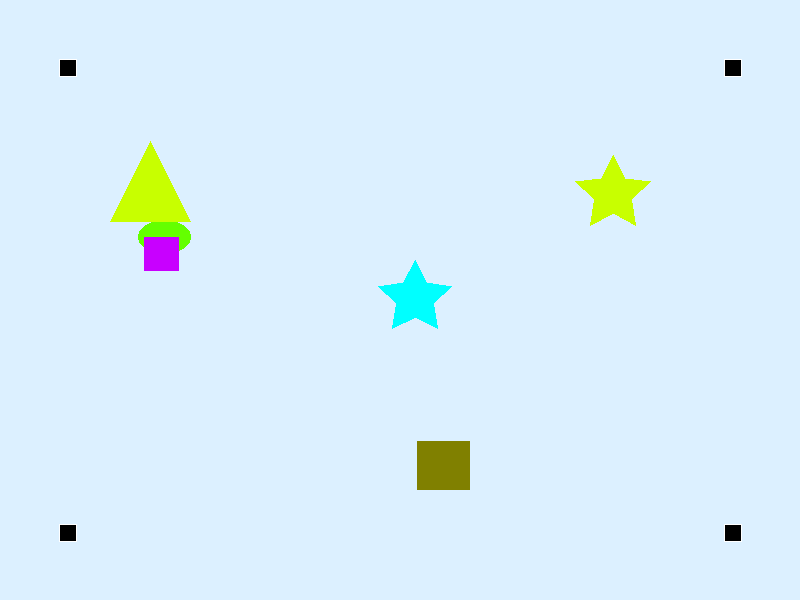
#> input picture samples/sample_000_image1.png, 800 x 600 px; its folder holds 4 pictures in this run
$ python visualize.py
#> lines starting #> are read from the running program, lines starting #| are printed output that depends on the picture; after the words box and inside, x2 and y2 are one past the last pixel; in counts of white or black regions, pixels touching at a corner belong together
#> in run_visualization_pipeline, img1 is the input picture: shape (600, 800, 3); mean R, G, B 217.5, 238.6, 249.7
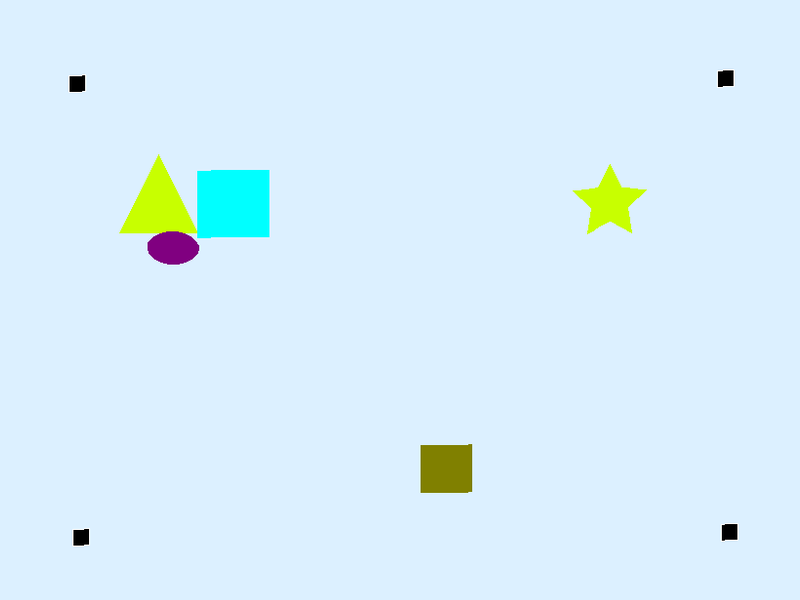
#> input picture samples/sample_000_image2.png, 800 x 600 px
#> in run_visualization_pipeline, img2 is the input picture: shape (600, 800, 3); mean R, G, B 216.4, 238.6, 250
### solution.py
import os
import glob
import time
import numpy as np
from PIL import Image


def detect_diff(image1: np.ndarray, image2: np.ndarray) -> np.ndarray:

    H_IMG, W_IMG = 600, 800
    TARGET_H, TARGET_W = 485, 685
    DIFF_THRESHOLD = 50

    # Координаты маркеров на эталоне: TL, TR, BR, BL
    ref_centers = np.array([
        [67.5, 67.5],
        [732.5, 67.5],
        [732.5, 532.5],
        [67.5, 532.5]
    ])

    # 1. Поиск центроидов маркеров
    is_black = np.sum(image2.astype(np.uint16), axis=2) == 0
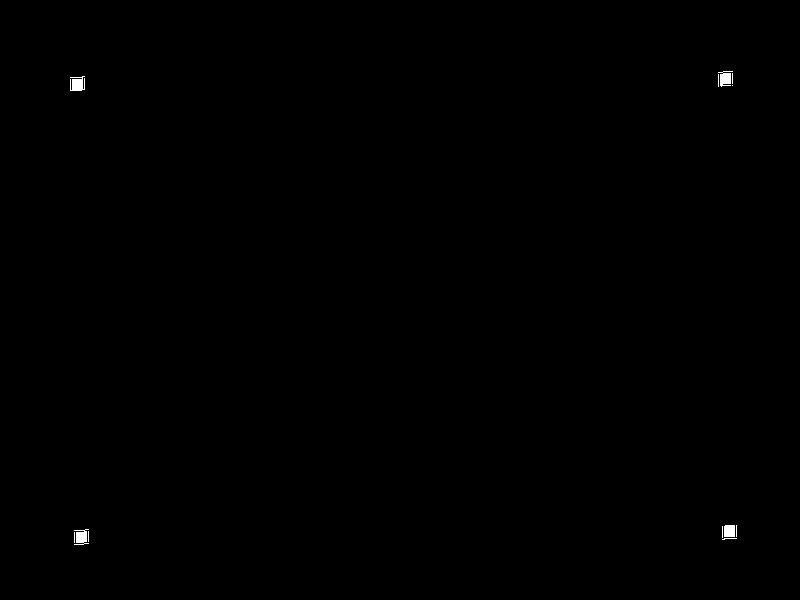
#> is_black: shape (600, 800) bool; 0.14% white; 12 white regions (8 under 20 px), largest, box (x1, y1, x2, y2) and area: (70, 76, 85, 91) 174, (74, 529, 89, 545) 151, (718, 71, 733, 87) 148, (724, 525, 735, 537) 131
    y_coords, x_coords = np.where(is_black)
#> y_coords = 691 values from 71 to 544; x_coords = 691 values, max 736 at index 357, min 70 at index 66, mean 401.6

    if len(x_coords) == 0:
        return np.zeros((TARGET_H, TARGET_W), dtype=np.uint8)

    points = np.column_stack((x_coords, y_coords))
#> points = 691 pairs, first value 70 to 736, second value 71 to 544
    cx, cy = W_IMG // 2, H_IMG // 2

    quadrants = [
        points[(points[:, 0] < cx) & (points[:, 1] < cy)],   # TL
        points[(points[:, 0] >= cx) & (points[:, 1] < cy)],  # TR
        points[(points[:, 0] >= cx) & (points[:, 1] >= cy)], # BR
        points[(points[:, 0] < cx) & (points[:, 1] >= cy)]   # BL
    ]

    src_pts = np.array([
        np.mean(pts, axis=0) if len(pts) > 0 else [0, 0]
        for pts in quadrants
    ])
#> src_pts = [[77.03, 83.71], [724.9, 78.29], [729, 531.3], [81, 536.7]]

    # 2. Аффинное преобразование (X_dst @ M = Y_src)
    X_dst = np.hstack([ref_centers, np.ones((4, 1))])
    affine_matrix, _, _, _ = np.linalg.lstsq(X_dst, src_pts, rcond=None)
#> affine_matrix = [[0.974, -0.00811], [0.00864, 0.974], [10.65, 18.49]]

    # 3. Генерация целевой сетки координат и обратный маппинг
    crop_offset_x, crop_offset_y = 57.5, 57.5
    grid_y, grid_x = np.indices((TARGET_H, TARGET_W))

    global_dst_x = (grid_x + crop_offset_x).flatten()
    global_dst_y = (grid_y + crop_offset_y).flatten()
    dst_coords_mat = np.vstack([global_dst_x, global_dst_y, np.ones_like(global_dst_x)]).T

    src_coords_flat = dst_coords_mat @ affine_matrix
#> src_coords_flat = 332225 pairs, first value 67.18 to 737.8, second value 68.49 to 545.6
    src_x, src_y = src_coords_flat[:, 0], src_coords_flat[:, 1]

    # 4. Векторизованная билинейная интерполяция
    x0 = np.clip(np.floor(src_x).astype(np.int32), 0, W_IMG - 1)
    x1 = np.clip(x0 + 1, 0, W_IMG - 1)
    y0 = np.clip(np.floor(src_y).astype(np.int32), 0, H_IMG - 1)
    y1 = np.clip(y0 + 1, 0, H_IMG - 1)

    wa = ((x1 - src_x) * (y1 - src_y))[:, np.newaxis]
    wb = ((x1 - src_x) * (src_y - y0))[:, np.newaxis]
    wc = ((src_x - x0) * (y1 - src_y))[:, np.newaxis]
    wd = ((src_x - x0) * (src_y - y0))[:, np.newaxis]

    warped_flat = (
        image2[y0, x0] * wa +
        image2[y1, x0] * wb +
        image2[y0, x1] * wc +
        image2[y1, x1] * wd
    )
    warped_img = warped_flat.reshape(TARGET_H, TARGET_W, 3).astype(np.uint8)
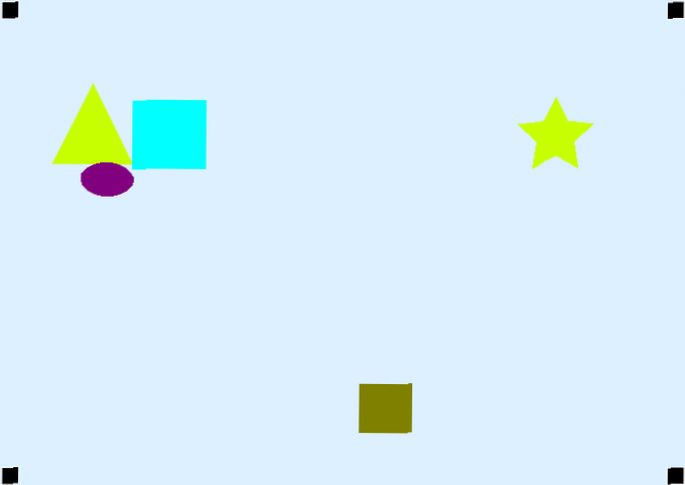
#> warped_img: shape (485, 685, 3); mean of channels 0, 1, 2 214.5, 237.8, 247.3; drawn as R, G, B

    # 5. Вырезание эталонной области
    start_idx = int(round(crop_offset_x))
    img1_crop = image1[start_idx : start_idx + TARGET_H, start_idx : start_idx + TARGET_W]
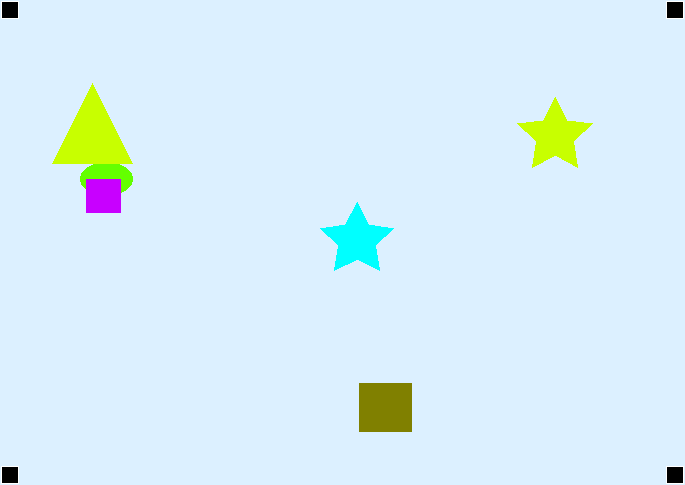
#> img1_crop: shape (485, 685, 3); mean R, G, B 216.4, 237.9, 247.3

    # 6. Евклидова метрика в RGB и фильтрация шума
    diff_norm = np.linalg.norm(
        img1_crop.astype(np.float32) - warped_img.astype(np.float32),
        axis=2
    )
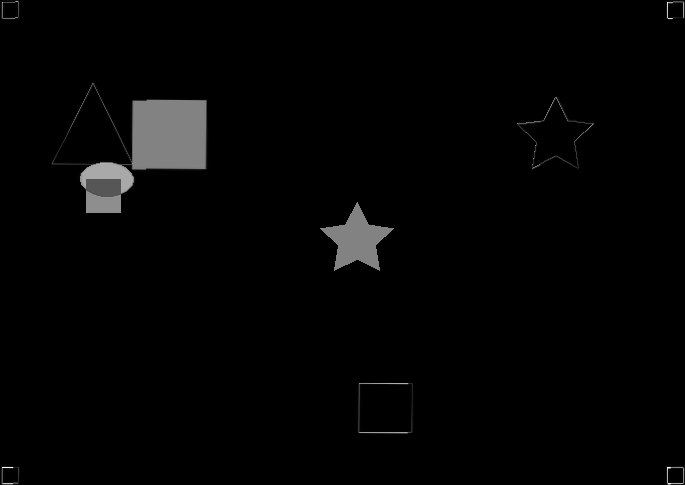
#> diff_norm: shape (485, 685) float32; min 0, max 430.1, mean 7.1; drawn with min black and max white
    mask_noisy = diff_norm > DIFF_THRESHOLD
#> mask_noisy: shape (485, 685) bool; 3.2% white; 11 white regions (3 under 20 px), largest, box (x1, y1, x2, y2) and area: (52, 83, 207, 213) 7533, (320, 202, 394, 271) 2231, (517, 97, 594, 169) 297

    # пиксель валиден только при подтверждении 4 соседями
    clean_mask = np.zeros_like(mask_noisy)
    clean_mask[1:-1, 1:-1] = (
        mask_noisy[1:-1, 1:-1] &
        mask_noisy[0:-2, 1:-1] &
        mask_noisy[2:, 1:-1] &
        mask_noisy[1:-1, 0:-2] &
        mask_noisy[1:-1, 2:]
    )
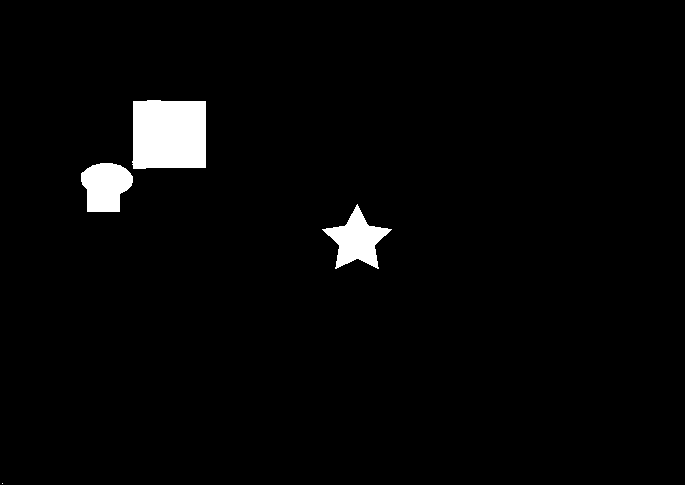
#> clean_mask: shape (485, 685) bool; 2.7% white; 4 white regions (1 under 20 px), largest, box (x1, y1, x2, y2) and area: (132, 100, 206, 169) 4921, (322, 204, 392, 269) 2006, (81, 163, 133, 212) 1926

    return clean_mask.astype(np.uint8) * 255

### visualize.py
import os
import glob
import numpy as np
import matplotlib.pyplot as plt
from PIL import Image

from solution import detect_diff


def get_alignment_debug_data(image1: np.ndarray, image2: np.ndarray):
    """
    Выполняет поиск маркеров и аффинное выравнивание для визуализации.
    Возвращает координаты маркеров и трансформированное изображение.
    """
    H_IMG, W_IMG = 600, 800
    TARGET_H, TARGET_W = 485, 685

    is_black = np.sum(image2.astype(np.uint16), axis=2) == 0
    y_coords, x_coords = np.where(is_black)
#> y_coords = 691 values from 71 to 544

    if len(x_coords) == 0:
        return None, None

    points = np.column_stack((x_coords, y_coords))
    cx, cy = W_IMG // 2, H_IMG // 2

    quadrants = {
        'TL': points[(points[:, 0] < cx) & (points[:, 1] < cy)],
        'TR': points[(points[:, 0] >= cx) & (points[:, 1] < cy)],
        'BR': points[(points[:, 0] >= cx) & (points[:, 1] >= cy)],
        'BL': points[(points[:, 0] < cx) & (points[:, 1] >= cy)]
    }

    detected_centers = []
    for key in ['TL', 'TR', 'BR', 'BL']:
        pts = quadrants[key]
        centroid = np.mean(pts, axis=0) if len(pts) > 0 else [0, 0]
        detected_centers.append(centroid)
#> this loop made 4 passes
#> after the loop, detected_centers has the same summary as src_pts in detect_diff

    src_pts = np.array(detected_centers)

    ref_centers = np.array([[67.5, 67.5], [732.5, 67.5], [732.5, 532.5], [67.5, 532.5]])
    X_dst = np.hstack([ref_centers, np.ones((4, 1))])

    affine_matrix, _, _, _ = np.linalg.lstsq(X_dst, src_pts, rcond=None)

    crop_offset = 57.5
    grid_y, grid_x = np.indices((TARGET_H, TARGET_W))
    global_dst_x = (grid_x + crop_offset).flatten()
    global_dst_y = (grid_y + crop_offset).flatten()
    dst_coords_mat = np.vstack([global_dst_x, global_dst_y, np.ones_like(global_dst_x)]).T

    src_coords_flat = dst_coords_mat @ affine_matrix

    x_near = np.clip(np.round(src_coords_flat[:, 0]).astype(int), 0, W_IMG - 1)
    y_near = np.clip(np.round(src_coords_flat[:, 1]).astype(int), 0, H_IMG - 1)

    warped_img = image2[y_near, x_near].reshape(TARGET_H, TARGET_W, 3)
    return src_pts, warped_img


def run_visualization_pipeline(samples_dir: str = 'samples', save_plots: bool = True):
    """
    Визуализирует все этапы работы алгоритма и сохраняет результаты
    с английскими подписями для портфолио.
    """
    image1_files = sorted(glob.glob(os.path.join(samples_dir, '*_image1.png')))

    if not image1_files:
        print("[ERROR] No files found. Please check the 'samples/' directory.")
        return

    output_dir = os.path.join('docs', 'images')
    os.makedirs(output_dir, exist_ok=True)

    for path_img1 in image1_files:
        prefix = path_img1.replace('_image1.png', '')
        path_img2 = prefix + '_image2.png'
        test_name = os.path.basename(prefix)

        if not os.path.exists(path_img2):
            continue

        print(f"Processing visualization for: {test_name}...")

        img1 = np.array(Image.open(path_img1).convert('RGB'))
        img2 = np.array(Image.open(path_img2).convert('RGB'))


        final_mask = detect_diff(img1, img2)
        markers, warped_img = get_alignment_debug_data(img1, img2)
#> markers has the same summary as src_pts in detect_diff

        if markers is None:
            print(f"[SKIP] Alignment failed for {test_name}")
            continue

        fig, axes = plt.subplots(2, 2, figsize=(12, 10))
        fig.suptitle(f'Visual Difference & Alignment Analysis: {test_name}', fontsize=14, weight='bold')


        ax = axes[0, 0]
        ax.imshow(img2)
        ax.set_title("1. Distorted Input & Detected Markers", fontsize=11, pad=10)
        ax.scatter(markers[:, 0], markers[:, 1], c='red', s=100, marker='o', edgecolors='white', linewidth=2)

        labels = ['TL', 'TR', 'BR', 'BL']
        for i, txt in enumerate(labels):
            ax.annotate(txt, (markers[i, 0]+12, markers[i, 1]+12), color='yellow', fontsize=10, weight='bold')
        ax.axis('off')


        ax = axes[0, 1]
        crop_start = 58
        img1_crop = img1[crop_start:crop_start+485, crop_start:crop_start+685]
        ax.imshow(img1_crop)
        ax.set_title("2. Reference Image (Cropped Target)", fontsize=11, pad=10)
        ax.axis('off')


        ax = axes[1, 0]
        ax.imshow(warped_img)
        ax.set_title("3. Aligned & Warped Image (Bilinear)", fontsize=11, pad=10)
        ax.axis('off')


        ax = axes[1, 1]
        ax.imshow(final_mask, cmap='gray')
        ax.set_title("4. Output Difference Mask (Eroded)", fontsize=11, pad=10)
        ax.axis('off')

        plt.tight_layout()

        if save_plots:
            export_path = os.path.join(output_dir, f'{test_name}_pipeline.png')
            plt.savefig(export_path, dpi=150, bbox_inches='tight')
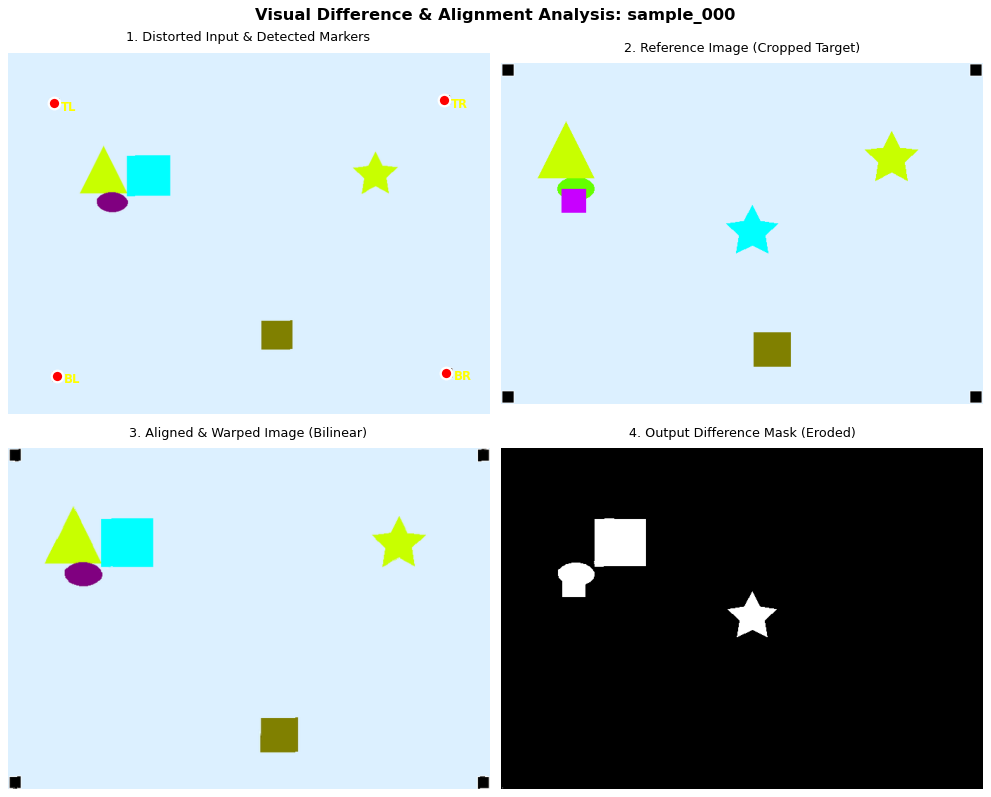
#> figure drawn by matplotlib, 4 panels
            print(f"[SUCCESS] Exported English visualization to: {export_path}")

        plt.show()

        ans = input("Proceed to the next test sample? (y/n): ")
#> the answer given: y
        if ans.lower() != 'y':
            break
#> pass 2 of the loop in run_visualization_pipeline, `for path_img1 in image1_files:`:
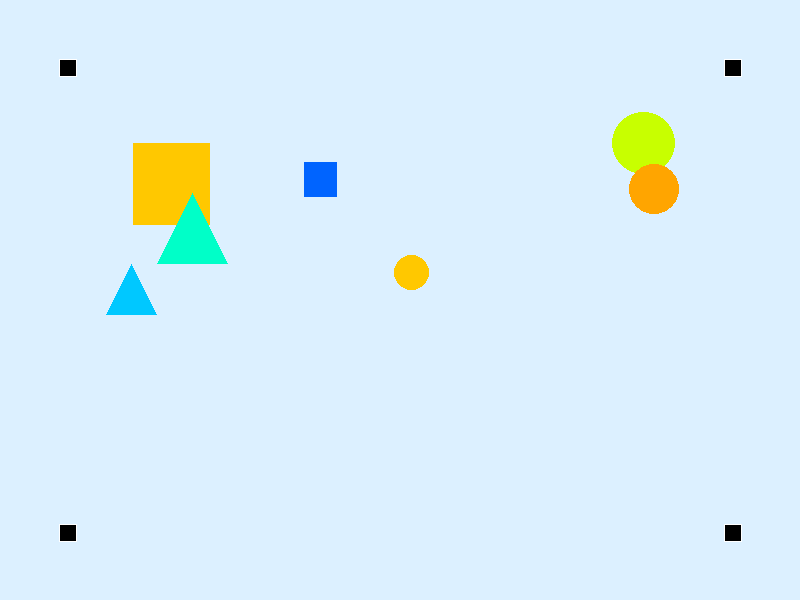
#> input picture samples/sample_001_image1.png, 800 x 600 px
#> in run_visualization_pipeline, img1 is the input picture: shape (600, 800, 3); mean R, G, B 217.8, 238.4, 248
#> in detect_diff (call 2), `is_black = np.sum(image2.astype(np.uint16), axis=2) == 0`:
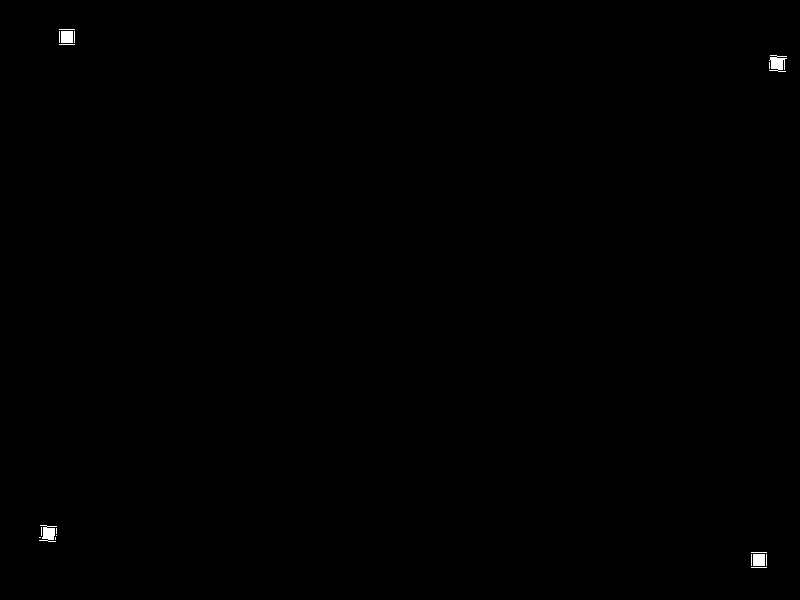
#> is_black: shape (600, 800) bool; 0.17% white; 18 white regions (14 under 20 px), largest, box (x1, y1, x2, y2) and area: (769, 55, 787, 72) 197, (39, 525, 57, 542) 175, (61, 31, 73, 43) 144, (753, 554, 765, 566) 144
#> in detect_diff (call 2), `y_coords, x_coords = np.where(is_black)`: y_coords = 800 values from 29 to 567; x_coords = 800 values, max 786 at index 216, min 39 at index 548, mean 416.1
#> in detect_diff (call 2), `points = np.column_stack((x_coords, y_coords))`: points = 800 pairs, first value 39 to 786, second value 29 to 567
#> in detect_diff (call 2), `src_pts = np.array([ np.mean(pts, axis=0) if len(pts) > 0 else [0, 0] ..`: src_pts = [[66.5, 36.5], [776.9, 62.89], [758.5, 559.5], [48.09, 533]]
#> in detect_diff (call 2), `affine_matrix, _, _, _ = np.linalg.lstsq(X_dst, src_pts, rcond=None)`: affine_matrix = [[1.07, 0.0398], [-0.0395, 1.07], [-2.95, -38.29]]
#> in detect_diff (call 2), `src_coords_flat = dst_coords_mat @ affine_matrix`: src_coords_flat = 332225 pairs, first value 37.06 to 786.9, second value 25.4 to 569.4
#> mask_noisy: shape (485, 685) bool; 2.7% white; 47 white regions (31 under 20 px), largest, box (x1, y1, x2, y2) and area: (75, 85, 171, 207) 5335, (310, 340, 381, 413) 2631, (554, 54, 623, 157) 345
#> clean_mask: shape (485, 685) bool; 2.2% white; 2 white regions, box (x1, y1, x2, y2) and area: (99, 135, 170, 206) 4902, (311, 342, 380, 412) 2418
#> the loop in get_alignment_debug_data (call 2), `for key in ['TL', 'TR', 'BR', 'BL']:` made 4 passes
#> markers has the same summary as src_pts in detect_diff
#> in run_visualization_pipeline, `plt.savefig(export_path, dpi=150, bbox_inches='tight')`:
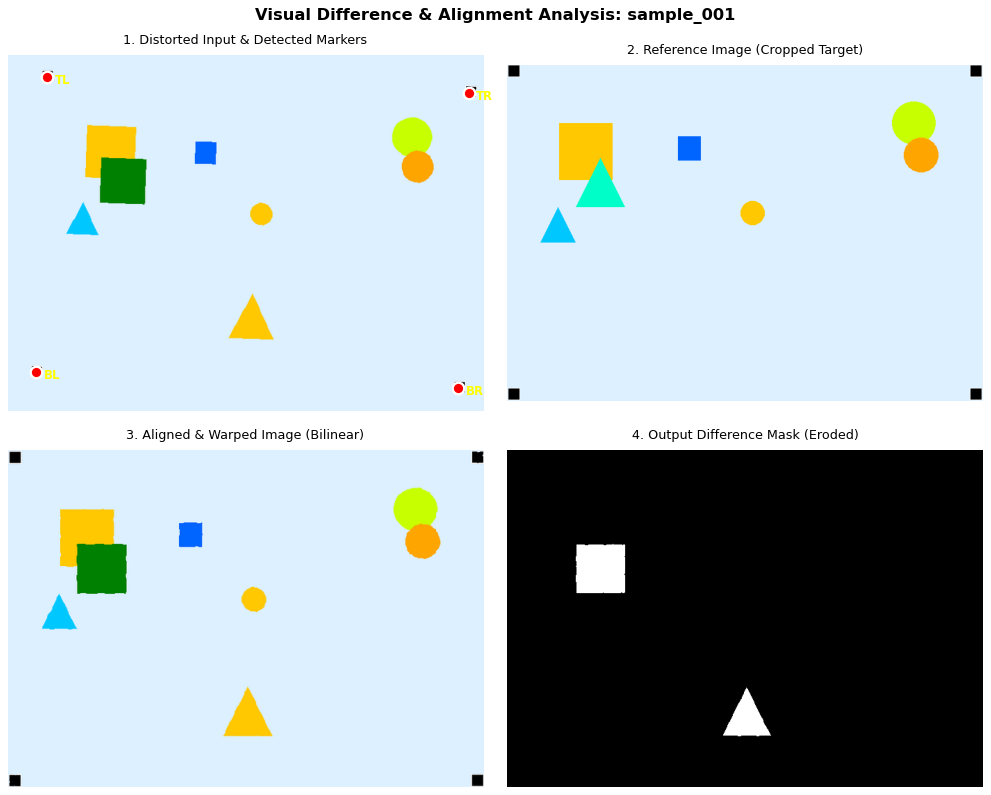
#> figure drawn by matplotlib, 4 panels
#> the answer given: y


if __name__ == "__main__":
    run_visualization_pipeline()
